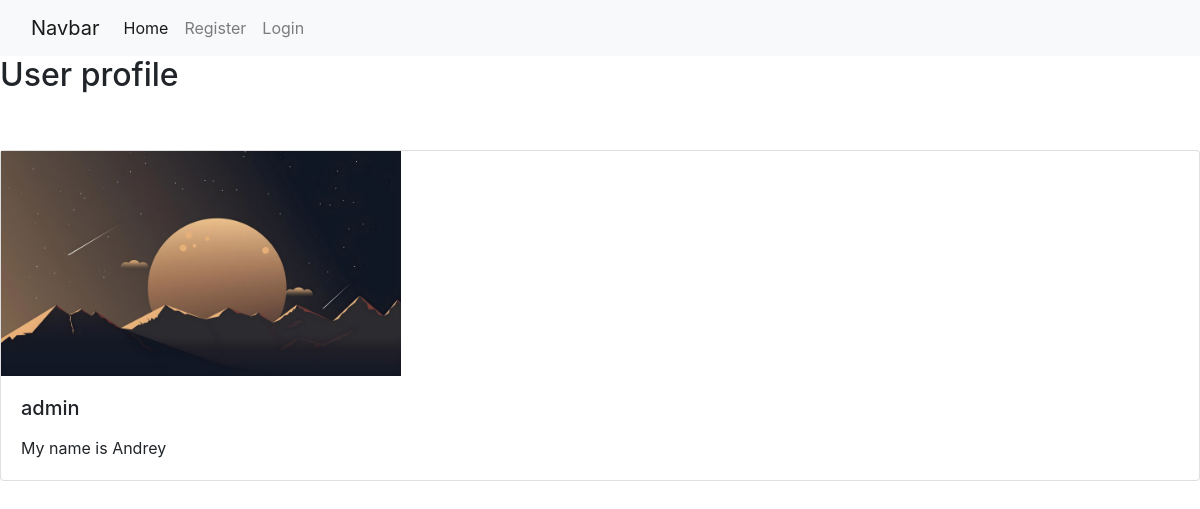
Screenshot of /accounts/2/profile/ with the database file from the repository.
### blog/models.py (models this page shows, shortened)
class Profile(models.Model):
    user = models.OneToOneField(User,null=True, on_delete=models.CASCADE)
    instagram_url = models.CharField(max_length=150, blank=True, null=True)
    body = models.TextField()
    profile_image = models.ImageField(null=True, blank=True, upload_to='articles/profile/')

### accounts/views.py (the view)
# urls.py: path('<int:pk>/profile/',ProfileView.as_view(), name='profile_page'),
class ProfileView(DetailView):
    model = Profile
    template_name = 'registration/user_profile.html'
    def get_context_data(self, *args, **kwargs):
        context = super(ProfileView, self).get_context_data(*args, **kwargs)
        page_user = get_object_or_404(Profile, id=self.kwargs['pk'])
        context ['page_user'] = page_user
        return context

### templates/registration/user_profile.html (shortened to what this page needs)
{% extends 'base.html' %}
{% load static %}
{% block content %}
<h2>User profile</h2>
<br/><br/>
<div class="card mb-3">
    <div class="row g-0">
  <div class="col-md-6">
    {% if page_user.profile_image.url %}
        <img src="{{ page_user.profile_image.url }}" class="img-fluid rounded-start" alt="..." width="400">
    {% else %}
      <img src="{% static 'img\user.png' %}" class="img-fluid rounded-start" width="400">
    {% endif %}
  </div>
      <div class="col-md-10">
        <div class="card-body">
          <h5 class="card-title">{{ page_user.user }}</h5>
          <p class="card-text">{{ page_user.body }}</p>
        </div>
      </div>
    </div>
  </div>
{% endblock %}

### rows the page displays
Profile: profile_image (picture), user "admin", body "My name is Andrey"
